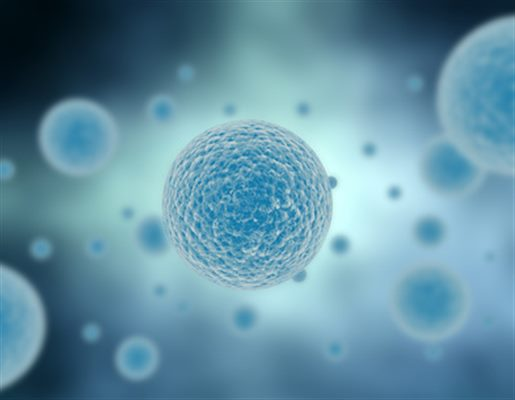
#> input picture TestScriptSkimage/cellule.jpg, 515 x 400 px
$ python testskimage.py
#> lines starting #> are read from the running program, lines starting #| are printed output that depends on the picture
from math import sqrt
from skimage import data, io, filters
from skimage.feature import blob_dog, blob_log, blob_doh
from skimage.color import rgb2gray

import matplotlib.pyplot as plt

#########################################
####### petit programme qui marche ###
#######################################
# image = data.coins()
# # ... or any other NumPy array!
# edges = filters.sobel(image)
# io.imshow(edges)
# io.show()

#############################################

# image = data.hubble_deep_field()[0:500, 0:500]
File='cellule.jpg'
image=io.imread(File)
#> image is the input picture: shape (400, 515, 3); mean R, G, B 99, 144.7, 163.1
image_gray = rgb2gray(image)
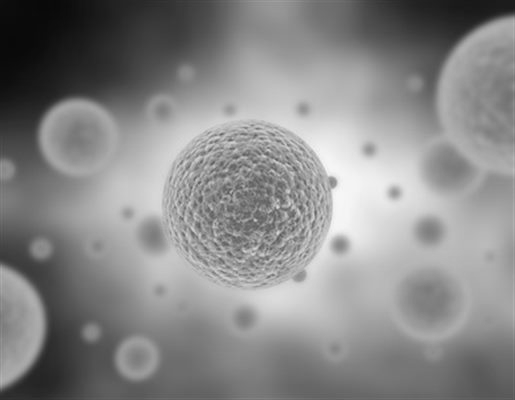
#> image_gray: shape (400, 515) float64; min 0.0357, max 0.974, mean 0.535

blobs_log = blob_log(image_gray, max_sigma=30, num_sigma=10, threshold=.1)
#> blobs_log = 59 rows, first 8: [337, 0, 30], [220, 255, 1], [33, 514, 17.11], [116, 60, 13.89], [193, 363, 30], [290, 0, 20.33], [233, 277, 1], [249, 40, 7.44]

# Compute radii in the 3rd column.
blobs_log[:, 2] = blobs_log[:, 2] * sqrt(2)

blobs_dog = blob_dog(image_gray, max_sigma=30, threshold=.1)
#> blobs_dog = 16 rows, first 8: [332, 0, 26.84], [220, 255, 1], [372, 0, 10.49], [207, 277, 1], [232, 278, 1], [37, 514, 16.78], [190, 364, 26.84], [120, 64, 16.78]
blobs_dog[:, 2] = blobs_dog[:, 2] * sqrt(2)

blobs_doh = blob_doh(image_gray, max_sigma=30, threshold=.01)
#> blobs_doh = [[28, 505, 17.11]]

blobs_list = [blobs_log, blobs_dog, blobs_doh]
colors = ['yellow', 'lime', 'red']
titles = ['Laplacian of Gaussian', 'Difference of Gaussian',
          'Determinant of Hessian']
sequence = zip(blobs_list, colors, titles)

fig, axes = plt.subplots(1, 3, figsize=(9, 3), sharex=True, sharey=True)
ax = axes.ravel()

for idx, (blobs, color, title) in enumerate(sequence):
    ax[idx].set_title(title)
    ax[idx].imshow(image, interpolation='nearest')
    for blob in blobs:
        y, x, r = blob
        c = plt.Circle((x, y), r, color=color, linewidth=2, fill=False)
        ax[idx].add_patch(c)
    ax[idx].set_axis_off()
#> this loop made 3 passes
#> (color, title) on passes 1 to 2: ('yellow', 'Laplacian of Gaussian'), ('lime', 'Difference of Gaussian')

plt.tight_layout()
plt.show()
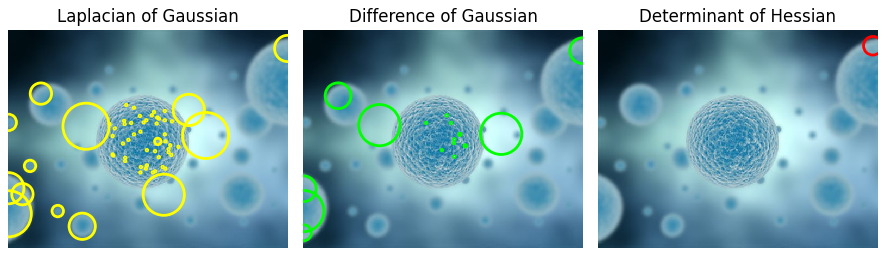
#> figure drawn by matplotlib, 3 panels
